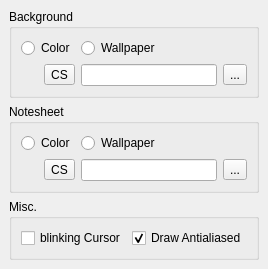
     <widget class="QWidget" name="tab2" >
      <attribute name="title" >
       <string>Canvas</string>
      </attribute>
      <layout class="QVBoxLayout" >
       <property name="spacing" >
        <number>6</number>
       </property>
       <property name="leftMargin" >
        <number>9</number>
       </property>
       <property name="topMargin" >
        <number>9</number>
       </property>
       <property name="rightMargin" >
        <number>9</number>
       </property>
       <property name="bottomMargin" >
        <number>9</number>
       </property>
       <item>
        <widget class="QGroupBox" name="groupBox_2" >
         <property name="title" >
          <string>Background</string>
         </property>
         <property name="flat" >
          <bool>true</bool>
         </property>
         <layout class="QGridLayout" >
          <property name="leftMargin" >
           <number>9</number>
          </property>
          <property name="topMargin" >
           <number>9</number>
          </property>
          <property name="rightMargin" >
           <number>9</number>
          </property>
          <property name="bottomMargin" >
           <number>9</number>
          </property>
          <property name="horizontalSpacing" >
           <number>6</number>
          </property>
          <property name="verticalSpacing" >
           <number>6</number>
          </property>
          <item row="0" column="1" >
           <widget class="QRadioButton" name="bgWallpaperButton" >
            <property name="text" >
             <string>Wallpaper</string>
            </property>
           </widget>
          </item>
          <item row="0" column="0" >
           <widget class="QRadioButton" name="bgColorButton" >
            <property name="text" >
             <string>Color</string>
            </property>
           </widget>
          </item>
          <item row="1" column="1" >
           <layout class="QHBoxLayout" >
            <property name="spacing" >
             <number>6</number>
            </property>
            <property name="leftMargin" >
             <number>0</number>
            </property>
            <property name="topMargin" >
             <number>0</number>
            </property>
            <property name="rightMargin" >
             <number>0</number>
            </property>
            <property name="bottomMargin" >
             <number>0</number>
            </property>
            <item>
             <widget class="QLineEdit" name="bgWallpaper" />
            </item>
            <item>
             <widget class="QToolButton" name="bgWallpaperSelect" >
              <property name="text" >
               <string>...</string>
              </property>
              <property name="icon" >
               <iconset resource="mscore.qrc" >:/data/fileopen.svg</iconset>
              </property>
             </widget>
            </item>
           </layout>
          </item>
          <item row="1" column="0" >
           <layout class="QHBoxLayout" >
            <property name="spacing" >
             <number>6</number>
            </property>
            <property name="leftMargin" >
             <number>0</number>
            </property>
            <property name="topMargin" >
             <number>0</number>
            </property>
            <property name="rightMargin" >
             <number>0</number>
            </property>
            <property name="bottomMargin" >
             <number>0</number>
            </property>
            <item>
             <widget class="Awl::ColorLabel" name="bgColorLabel" />
            </item>
            <item>
             <widget class="QToolButton" name="bgColorSelect" >
              <property name="statusTip" >
               <string>select color</string>
              </property>
              <property name="autoFillBackground" >
               <bool>false</bool>
              </property>
              <property name="text" >
               <string>CS</string>
              </property>
             </widget>
            </item>
           </layout>
          </item>
         </layout>
        </widget>
       </item>
       <item>
        <widget class="QGroupBox" name="groupBox_3" >
         <property name="title" >
          <string>Notesheet</string>
         </property>
         <property name="flat" >
          <bool>true</bool>
         </property>
         <layout class="QGridLayout" >
          <property name="leftMargin" >
           <number>9</number>
          </property>
          <property name="topMargin" >
           <number>9</number>
          </property>
          <property name="rightMargin" >
           <number>9</number>
          </property>
          <property name="bottomMargin" >
           <number>9</number>
          </property>
          <property name="horizontalSpacing" >
           <number>6</number>
          </property>
          <property name="verticalSpacing" >
           <number>6</number>
          </property>
          <item row="1" column="1" >
           <layout class="QHBoxLayout" >
            <property name="spacing" >
             <number>6</number>
            </property>
            <property name="leftMargin" >
             <number>0</number>
            </property>
            <property name="topMargin" >
             <number>0</number>
            </property>
            <property name="rightMargin" >
             <number>0</number>
            </property>
            <property name="bottomMargin" >
             <number>0</number>
            </property>
            <item>
             <widget class="QLineEdit" name="fgWallpaper" />
            </item>
            <item>
             <widget class="QToolButton" name="fgWallpaperSelect" >
              <property name="text" >
               <string>...</string>
              </property>
              <property name="icon" >
               <iconset resource="mscore.qrc" >:/data/fileopen.svg</iconset>
              </property>
             </widget>
            </item>
           </layout>
          </item>
          <item row="1" column="0" >
           <layout class="QHBoxLayout" >
            <property name="spacing" >
             <number>6</number>
            </property>
            <property name="leftMargin" >
             <number>0</number>
            </property>
            <property name="topMargin" >
             <number>0</number>
            </property>
            <property name="rightMargin" >
             <number>0</number>
            </property>
            <property name="bottomMargin" >
             <number>0</number>
            </property>
            <item>
             <widget class="Awl::ColorLabel" name="fgColorLabel" />
            </item>
            <item>
             <widget class="QToolButton" name="fgColorSelect" >
              <property name="statusTip" >
               <string>select color</string>
              </property>
              <property name="autoFillBackground" >
               <bool>false</bool>
              </property>
              <property name="text" >
               <string>CS</string>
              </property>
             </widget>
            </item>
           </layout>
          </item>
          <item row="0" column="1" >
           <widget class="QRadioButton" name="fgWallpaperButton" >
            <property name="text" >
             <string>Wallpaper</string>
            </property>
           </widget>
          </item>
          <item row="0" column="0" >
           <widget class="QRadioButton" name="fgColorButton" >
            <property name="text" >
             <string>Color</string>
            </property>
           </widget>
          </item>
         </layout>
        </widget>
       </item>
       <item>
        <widget class="QGroupBox" name="groupBox_4" >
         <property name="title" >
          <string>Misc.</string>
         </property>
         <property name="flat" >
          <bool>true</bool>
         </property>
         <layout class="QGridLayout" >
          <property name="leftMargin" >
           <number>9</number>
          </property>
          <property name="topMargin" >
           <number>9</number>
          </property>
          <property name="rightMargin" >
           <number>9</number>
          </property>
          <property name="bottomMargin" >
           <number>9</number>
          </property>
          <property name="horizontalSpacing" >
           <number>6</number>
          </property>
          <property name="verticalSpacing" >
           <number>6</number>
          </property>
          <item row="0" column="1" >
           <widget class="QCheckBox" name="drawAntialiased" >
            <property name="toolTip" >
             <string>disable antialiased drawing</string>
            </property>
            <property name="whatsThis" >
             <string>uncheck this to speed up drawing</string>
            </property>
            <property name="text" >
             <string>Draw Antialiased</string>
            </property>
            <property name="checked" >
             <bool>true</bool>
            </property>
           </widget>
          </item>
          <item row="0" column="0" >
           <widget class="QCheckBox" name="cursorBlink" >
            <property name="text" >
             <string>blinking Cursor</string>
            </property>
           </widget>
          </item>
         </layout>
        </widget>
       </item>
      </layout>
     </widget>
